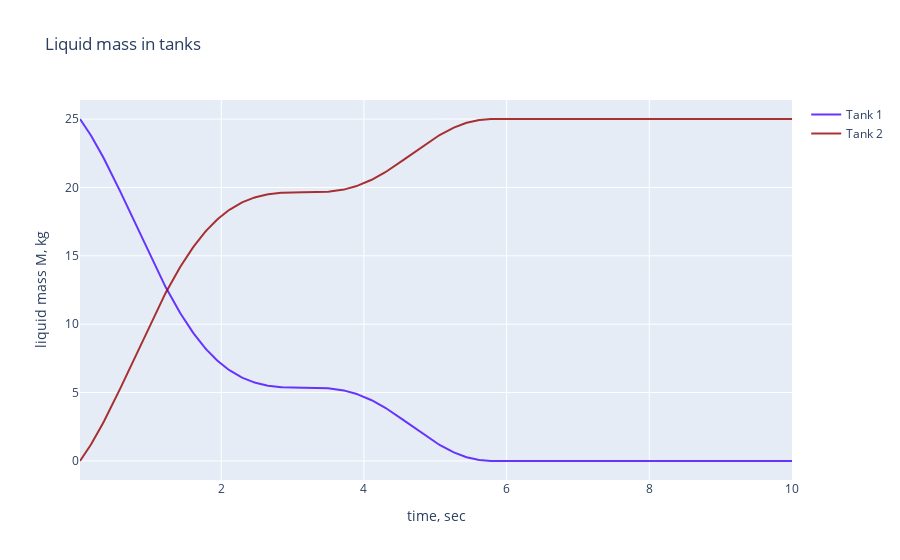

Source (notebook cell):
### Code cell
fig = go.Figure()
fig.add_trace(go.Scatter(
            x=hdf_2.df.index.total_seconds(), y= hdf_2.df['subsystem.tank_1.v1.H']*rho_water*A0[0],
            name='Tank 1', mode='lines',line_color='rgba(102,51,255,1)'))
fig.add_trace(go.Scatter(
            x=hdf_2.df.index.total_seconds(), y=hdf_2.df['subsystem.tank_2.v1.H']*rho_water*A0[1],
            name='Tank 2', mode='lines',line_color='rgba(152, 0, 0, .8)'))
              
fig.update_layout(title='Liquid mass in tanks',
                  yaxis_zeroline=False, xaxis_zeroline=False,xaxis_title="time, sec",
                 yaxis_title="liquid mass M, kg",)
fig.show()

### Figure 1 — Plotly figure (JSON) as saved in the notebook; plotly's stock layout.template omitted (floating-point values rounded to 4 significant figures; data arrays with more than 128 entries replaced by an {"elided": "..."} marker saying what was removed)
{"data": [{"line": {"color": "rgba(102,51,255,1)"}, "mode": "lines", "name": "Tank 1", "type": "scatter", "x": {"elided": "500 float values"}, "y": {"elided": "500 float values"}}, {"line": {"color": "rgba(152, 0, 0, .8)"}, "mode": "lines", "name": "Tank 2", "type": "scatter", "x": {"elided": "500 float values"}, "y": {"elided": "500 float values"}}], "layout": {"title": {"text": "Liquid mass in tanks"}, "xaxis": {"title": {"text": "time, sec"}, "zeroline": false}, "yaxis": {"title": {"text": "liquid mass M, kg"}, "zeroline": false}}}
